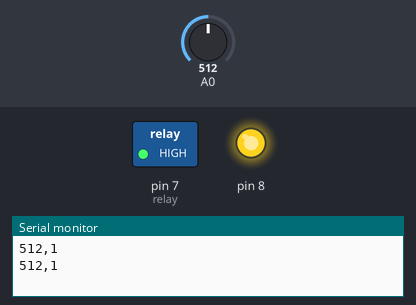
A sketch run on a simulated Arduino Uno, built with avr-gcc and run on an emulated ATmega328P. Shown: switched loads named in the sketch (green lamp = pin HIGH), output pins drawn as LEDs (lit = HIGH), the last lines printed to the serial monitor. The inputs (shaded band) are chosen by the test bench; at power-on: A0 = 512.

Above: at 1.8 s.
1.9 s: A0 set to 488
At 2.7 s:
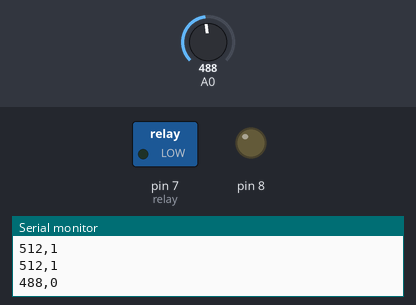
3.5 s: A0 set to 510
At 5.2 s:
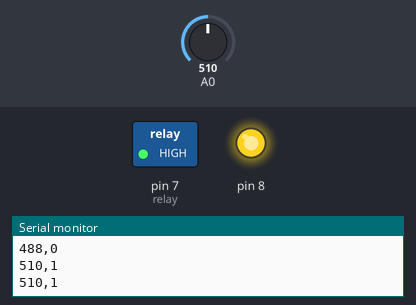
5.5 s: A0 set to 490
At 7.0 s:
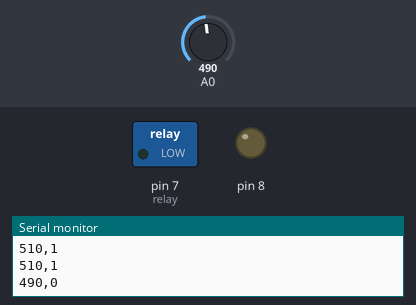
Timing chart, 0 to 8.5 s (numbered marks = the images above; inputs shaded):
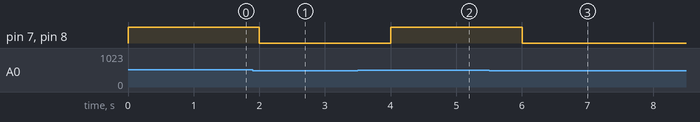

Measured:
- the behaviour switches between 501 and 500 on A0 (found by bisection; images 0 and 1)
- after the input at 1.9 s, pin 7 (relay), pin 8: HIGH → LOW after 0.10 s
- after the input at 3.5 s, pin 7 (relay), pin 8: LOW → HIGH after 0.50 s
- after the input at 5.5 s, pin 7 (relay), pin 8: HIGH → LOW after 0.50 s

The sketch:

sketch.ino
```cpp
// Wokwi photoresistor module outputs HIGHER ADC values in darkness.
const int threshold=500;
void setup(){ pinMode(7,OUTPUT);pinMode(8,OUTPUT);Serial.begin(9600);}
void loop(){
 int ldr=analogRead(A0);
 bool dark=ldr>threshold;
 digitalWrite(7,dark?HIGH:LOW); // pnp relay module set active-high in diagram
 digitalWrite(8,dark?HIGH:LOW); // demonstration lamp output
 Serial.print(ldr);Serial.print(",");Serial.println(dark?1:0);
 delay(1000);
}
```
